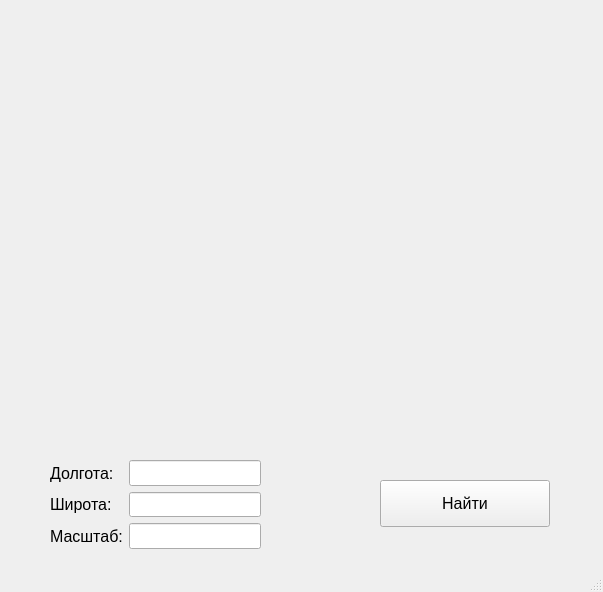
<?xml version="1.0" encoding="UTF-8"?>
<ui version="4.0">
 <class>MainWindow</class>
 <widget class="QMainWindow" name="MainWindow">
  <property name="geometry">
   <rect>
    <x>0</x>
    <y>0</y>
    <width>603</width>
    <height>592</height>
   </rect>
  </property>
  <property name="font">
   <font>
    <pointsize>12</pointsize>
   </font>
  </property>
  <property name="windowTitle">
   <string>MainWindow</string>
  </property>
  <widget class="QWidget" name="centralwidget">
   <widget class="QWidget" name="formLayoutWidget">
    <property name="geometry">
     <rect>
      <x>50</x>
      <y>460</y>
      <width>211</width>
      <height>89</height>
     </rect>
    </property>
    <layout class="QFormLayout" name="formLayout">
     <item row="0" column="0">
      <widget class="QLabel" name="label">
       <property name="text">
        <string>Долгота:</string>
       </property>
      </widget>
     </item>
     <item row="2" column="0">
      <widget class="QLabel" name="label_3">
       <property name="text">
        <string>Масштаб:</string>
       </property>
      </widget>
     </item>
     <item row="0" column="1">
      <widget class="QLineEdit" name="lineEdit"/>
     </item>
     <item row="1" column="1">
      <widget class="QLineEdit" name="lineEdit_2"/>
     </item>
     <item row="2" column="1">
      <widget class="QLineEdit" name="lineEdit_3"/>
     </item>
     <item row="1" column="0">
      <widget class="QLabel" name="label_2">
       <property name="text">
        <string>Широта:</string>
       </property>
      </widget>
     </item>
    </layout>
   </widget>
   <widget class="QPushButton" name="search_btn">
    <property name="geometry">
     <rect>
      <x>380</x>
      <y>480</y>
      <width>170</width>
      <height>47</height>
     </rect>
    </property>
    <property name="text">
     <string>Найти</string>
    </property>
   </widget>
   <widget class="QLabel" name="image">
    <property name="geometry">
     <rect>
      <x>0</x>
      <y>0</y>
      <width>601</width>
      <height>451</height>
     </rect>
    </property>
    <property name="text">
     <string/>
    </property>
   </widget>
  </widget>
  <widget class="QMenuBar" name="menubar">
   <property name="geometry">
    <rect>
     <x>0</x>
     <y>0</y>
     <width>603</width>
     <height>21</height>
    </rect>
   </property>
  </widget>
  <widget class="QStatusBar" name="statusbar"/>
 </widget>
 <resources/>
 <connections/>
</ui>
